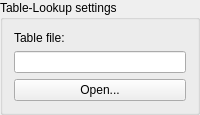
                 <widget class="QGroupBox" name="groupBox_hc_tablelookup">
                  <property name="enabled">
                   <bool>true</bool>
                  </property>
                  <property name="sizePolicy">
                   <sizepolicy hsizetype="Preferred" vsizetype="Preferred">
                    <horstretch>0</horstretch>
                    <verstretch>0</verstretch>
                   </sizepolicy>
                  </property>
                  <property name="title">
                   <string>Table-Lookup settings</string>
                  </property>
                  <property name="flat">
                   <bool>false</bool>
                  </property>
                  <property name="checkable">
                   <bool>false</bool>
                  </property>
                  <layout class="QVBoxLayout" name="verticalLayout_28">
                   <item>
                    <layout class="QVBoxLayout" name="verticalLayout_24">
                     <item>
                      <widget class="QLabel" name="label_hc_tablelookup">
                       <property name="text">
                        <string>Table file:</string>
                       </property>
                      </widget>
                     </item>
                     <item>
                      <widget class="QLineEdit" name="lineEdit_hc_open_tablefile">
                       <property name="enabled">
                        <bool>true</bool>
                       </property>
                       <property name="readOnly">
                        <bool>false</bool>
                       </property>
                      </widget>
                     </item>
                     <item>
                      <widget class="QPushButton" name="pushButton_hc_open_tablefile">
                       <property name="text">
                        <string>Open...</string>
                       </property>
                      </widget>
                     </item>
                    </layout>
                   </item>
                  </layout>
                 </widget>
